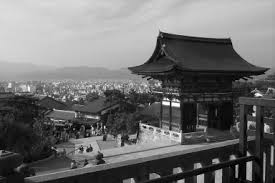
#> input picture images/kyoto.bmp, 275 x 183 px; the run also reads 3 pictures not shown here
$ jupyter execute --allow-errors Project-Part1.ipynb
#> lines starting #> are read from the running program, lines starting #| are printed output that depends on the picture; long printed decimals are rounded
### util.py
import numpy as np
import random
import string


def discrimination_function(img_window: np.array) -> np.array:
    """
    :param img_window: np.array of img window
    :return: discriminated output

    Function: takes a zig-zag scan of img_window then returns
    Sum of abs(X[i] - X[i-1])
    """
    img_window = np.concatenate([
        np.diagonal(img_window[::-1, :], k)[::(2 * (k % 2) - 1)]
        for k in range(1 - img_window.shape[0], img_window.shape[0])
    ])  # zigzag scan
    return np.sum(np.abs(img_window[:-1] - img_window[1:]))


def support_f_1(img_window: np.array) -> np.array:
    """
    :param img_window: img to window to flip
    :return: flipped img_window
    Support for F1 function
    """
    img_window = np.copy(img_window)
    even_values = img_window % 2 == 0
    img_window[even_values] += 1
    img_window[np.logical_not(even_values)] -= 1
    return img_window


def flipping_operation(img_window: np.array, mask: np.array) -> np.array:
    """
    :param img_window: img window for flipping
    :param mask: mask using which what flipping to be performed at that location
    :return: np.array of flipped image based on mask
    Function performs flipping operation based on the masked passed in as input
    """

    def f_1(x: np.array) -> np.array: return support_f_1(x)

    def f_0(x: np.array) -> np.array: return np.copy(x)

    def f_neg1(x: np.array) -> np.array: return support_f_1(x + 1) - 1

    result = np.empty(img_window.shape)
    dict_flip = {-1: f_neg1, 0: f_0, 1: f_1}
    for i in [-1, 0, 1]:
        temp_indices_x, temp_indices_y = np.where(mask == i)
        result[temp_indices_x, temp_indices_y] = dict_flip[i](img_window[temp_indices_x, temp_indices_y])
    return result


def calculate_count_groups(img: np.array, mask: np.array) -> tuple:
    """
    :param img: input image
    :param mask: mask using which the flipping is done
    :return: tuple of Rm/R-m and Sm/S-m groups are calculated
    Function divides the image into windows of size of mask. Flips it according to the
    window passed checks whether the windows are Regular or Singular based on
    discriminant(flipped)>discriminant(original) --> Regular group else singular
    """
    count_reg, count_sing, count_unusable = 0, 0, 0

    for ih in range(0, img.shape[0], mask.shape[0]):
        for iw in range(0, img.shape[1], mask.shape[1]):
            img_window = img[ih: ih + mask.shape[0], iw: iw + mask.shape[1]]  # this is one group
            flipped_output = flipping_operation(img_window, mask)

            discrimination_img_window = discrimination_function(img_window)
            discrimination_flipped_output = discrimination_function(flipped_output)

            if discrimination_flipped_output > discrimination_img_window:
                count_reg += 1
            elif discrimination_flipped_output < discrimination_img_window:
                count_sing += 1
            else:
                count_unusable += 1

    total_groups = (count_reg + count_sing + count_unusable)  # for calculation in scale of 0-1
    return count_reg / total_groups, count_sing / total_groups


# [70 lines left out: functions random_string, scattered_lsb_flipping, find_root, rs_helper, not called in this run]

### Project-Part1.ipynb
# Import libraries

[cell 1]
import util
import numpy as np
import cv2
import matplotlib.pyplot as plt
from tqdm import tqdm
# import stepic
# from PIL import Image, ImageOps

# Loading images

[cell 2]
img_kyoto = cv2.resize(cv2.cvtColor(cv2.imread("images/kyoto.bmp"), cv2.COLOR_BGR2GRAY).astype('int16'), (280, 184), interpolation = cv2.INTER_AREA)
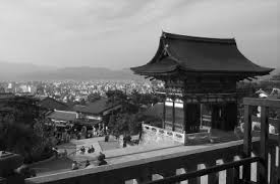
#> img_kyoto: shape (184, 280) int16; min 0, max 255, mean 110.2
img_kyoto.shape
#> Out = (184, 280)

#> (a cell that did not finish here is left out)

[cell 4]
plt.imshow(img_kyoto, cmap = 'gray')
plt.title("Original kyoto image")
plt.show()

# Define mask

[cell 5]
np_mask = np.array([[1, 0], [0, 1]])

# Small matrix test

[cell 6]
img_example = np.random.randint(0, high = 256, size = 48).reshape(4, 4, 3)
img_example

#> (a cell that did not finish here is left out)

#> (a cell that did not finish here is left out)

#> (a cell that did not finish here is left out)

[cell 10]
r_m, s_m, r_neg_m, s_neg_m = [], [], [], []

[cell 11]
# msg_stego = "sparklingPhotons"      # Data is too large! O_O
msg_stego = "spark"  # bigger than this --> ValueError

#> (the rest of this cell did not finish here and is left out)

[cell 12]
plt.plot(range(len(r_m)), r_m)
plt.plot(range(len(s_m)), s_m)
plt.plot(range(len(r_neg_m)), r_neg_m)
plt.plot(range(len(s_neg_m)), s_neg_m)
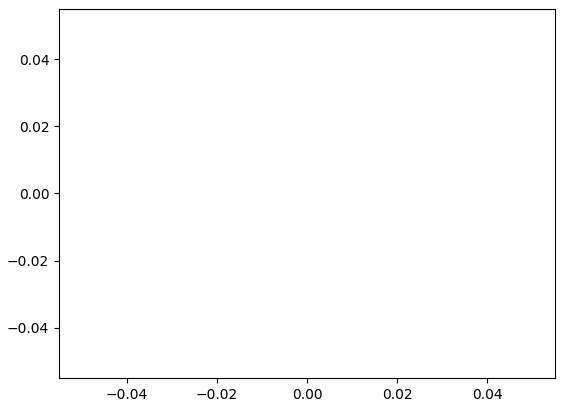
#> figure drawn by matplotlib, 1 panel

# Experimentation - Stepic

[cell 13]
msg_stego = "photons awesome"*1000
len(msg_stego)

[cell 14]
r_m, s_m, r_neg_m, s_neg_m = [], [], [], []

[cell 15]
print(util.calculate_count_groups(img_kyoto, -np_mask))
#| (0.4741, 0.1467)
print(util.calculate_count_groups(img_kyoto, np_mask))
#| (0.4698, 0.1493)

#> (a cell that did not finish here is left out)

[cell 17]
plt.plot(range(len(r_m)), r_m)
plt.plot(range(len(s_m)), s_m)
plt.plot(range(len(r_neg_m)), r_neg_m)
plt.plot(range(len(s_neg_m)), s_neg_m)

# Testing S-Tools

Note: The passphrase for every stego-image is the name of the image (without file extension)

[cell 18]
messageFile = open("secretMessage2.txt", "w")
#> (the rest of this cell did not finish here and is left out)

[cell 19]
hiddenKyoto1 = cv2.imread("../images/kyoto-2_hidden.bmp")    # This one has about 25000 bytes hidden
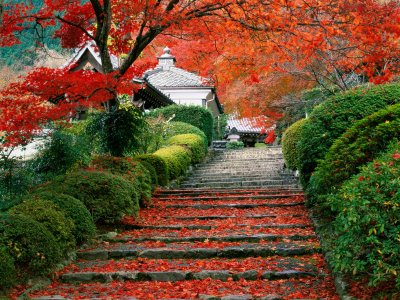
#> input picture images/kyoto-2_hidden.bmp, 400 x 300 px, found by its file name
#> hiddenKyoto1 is the input picture: shape (300, 400, 3); mean B, G, R 47.6, 75.9, 105.4
hiddenKyoto2 = cv2.imread("../images/kyoto-2_hidden2.bmp")      # This one nearly fills up the full capacity
hiddenKyoto3 = cv2.imread("../images/kyoto-2_hidden3.bmp")
hiddenKyoto4 = cv2.imread("../images/kyoto-2_hidden4.bmp")
hiddenKyoto5 = cv2.imread("../images/kyoto-2_hidden5.bmp")

[cell 20]
r_m, s_m, r_neg_m, s_neg_m = [], [], [], []

[cell 21]
fileNames = [hiddenKyoto1, hiddenKyoto2, hiddenKyoto3, hiddenKyoto4, hiddenKyoto5]

#> (the rest of this cell did not finish here and is left out)

[cell 22]
plt.plot(range(len(r_m)), r_m)
plt.plot(range(len(s_m)), s_m)
plt.plot(range(len(r_neg_m)), r_neg_m)
plt.plot(range(len(s_neg_m)), s_neg_m)

# Flipping LSBs instead of hiding messages

[cell 23]
r_m, s_m, r_neg_m, s_neg_m = [], [], [], []

#> (a cell that did not finish here is left out)

[cell 25]
plt.plot(range(len(r_m)), r_m)
plt.plot(range(len(s_m)), s_m)
plt.plot(range(len(r_neg_m)), r_neg_m)
plt.plot(range(len(s_neg_m)), s_neg_m)

# Random scattering

[cell 26]
num_pixels = img_kyoto.shape[0] * img_kyoto.shape[1]

[cell 27]
def random_flipper(img, indices):
    mod_img = np.copy(img)
    # z[ind[np.where(z[ind[:,0], ind[:,1]] %2 ==0)]] += 1
    ind_even = indices[np.where(img[indices[:,0], indices[:,1]] % 2 == 0)]; #print(ind_even.shape)
    mod_img[ind_even] += 1
    ind_odd = np.setdiff1d(indices, ind_even)
    mod_img[ind_odd] -= 1
    return mod_img

[cell 28]
height, width = img_kyoto.shape[0], img_kyoto.shape[1]

for i in tqdm(range(0, 1, 5)):
    indices = np.random.randint([0,0], [height, height], (int(.05 * num_pixels),2)) # change  2nd height to width later
    stego_img = random_flipper(img_kyoto, indices)

    im_rm, im_sm = util.calculate_count_groups(stego_img, np_mask)
    r_m.append(im_rm); s_m.append(im_sm)

    im_rm, im_sm = util.calculate_count_groups(stego_img, -np_mask)
    r_neg_m.append(im_rm); s_neg_m.append(im_sm)

# Random scattering 2

[cell 29]
r_m, s_m, r_neg_m, s_neg_m = [], [], [], []

[cell 30]
print(util.calculate_count_groups(img_kyoto, -np_mask))
#| (0.4741, 0.1467)
print(util.calculate_count_groups(img_kyoto, np_mask))
